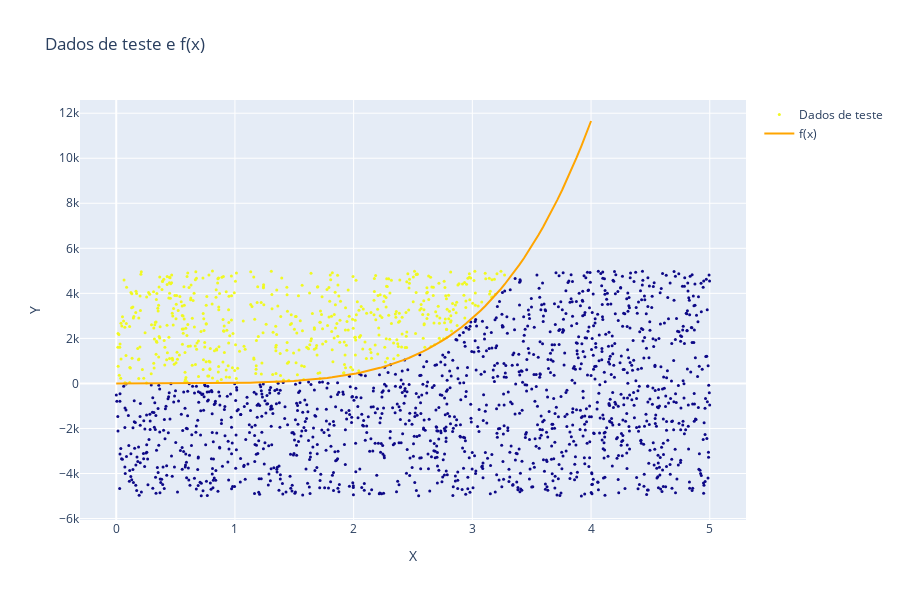

Notebook code cell kept with this figure:
### Code cell
## plot dos pontos de teste e a função f(x) usando o plotly
fig = go.Figure()
fig.add_trace(go.Scatter(x=x_test[:,0], y=x_test[:,1], mode='markers', marker=dict(color=y_test, size=3), name='Dados de teste'))
x = np.linspace(0,4,100)
y = f(x)
fig.add_trace(go.Scatter(x=x, y=y, mode='lines', line=dict(color='orange'), name='f(x)'))
fig.update_layout(title='Dados de teste e f(x)', xaxis_title='X', yaxis_title='Y', height=600, width=900)
fig.show()
